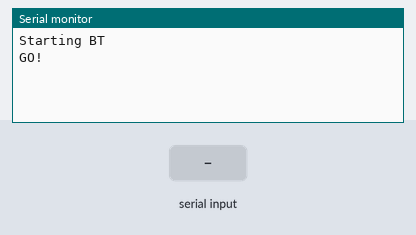
Simulated run of this sketch. Board: Arduino Uno, built with avr-gcc and run on an emulated ATmega328P. Shown: the last lines printed to the serial monitor. Inputs (shaded band) come from the test bench.

Above: at 4.2 s.
4.3 s: "1" received over the second serial link
At 5.2 s:
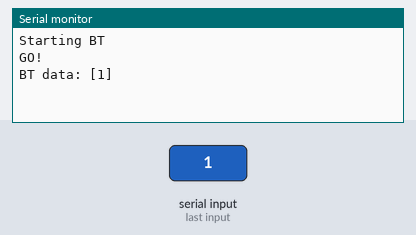
5.8 s: "?" received over the second serial link
At 6.4 s:
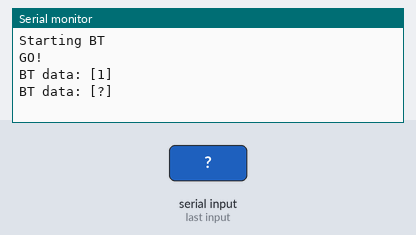

Measured:
- after the input at 4.3 s, the serial monitor: prints a new line at once (image 1)
- after the input at 5.8 s, the serial monitor: prints a new line at once (image 2)

The sketch:

HC-06_test.ino
```cpp
#include <Wire.h>
#include "Adafruit_MCP23017.h"

#include <SoftwareSerial.h>
SoftwareSerial BT(14,12);
// creates a "virtual" serial port/UART
// connect BT module TX to D10
// connect BT module RX to D11
// connect BT Vcc to 5V, GND to GND

Adafruit_MCP23017 mcp;
void setup()
{
  Serial.begin(115200);
  mcp.begin();      // use default address 0
  mcp.pinMode(0, OUTPUT);
  mcp.digitalWrite(0, LOW);
  Serial.println("Starting BT");
  delay(2000);
  mcp.digitalWrite(0, HIGH);
 delay(200);
  mcp.digitalWrite(0, LOW);
 delay(200);
  mcp.digitalWrite(0, HIGH);
  delay(200);
  mcp.digitalWrite(0, LOW);
 delay(200);
  mcp.digitalWrite(0, HIGH);
 delay(200);
  mcp.digitalWrite(0, LOW);


  Serial.println("GO!");

  // set digital pin to control as an output
  //pinMode(13, OUTPUT);

  // set the data rate for the SoftwareSerial port
  BT.begin(9600);
  // Send test message to other device
  BT.println("Hello from Arduino");
}
char a; // stores incoming character from other device
void loop()
{
  if (BT.available())
  // if text arrived in from BT serial...
  {
    a=(BT.read());
    Serial.println("BT data: [" + String(a) + "]");
    if (a=='1')
    {
      mcp.digitalWrite(0, HIGH);
      BT.println("LED on");
    }
    if (a=='2')
    {
      mcp.digitalWrite(0, LOW);
      BT.println("LED off");
    }
    if (a=='?')
    {
      BT.println("Send '1' to turn LED on");
      BT.println("Send '2' to turn LED on");
    }
    // you can add more "if" statements with other characters to add more commands
  }
}
```
